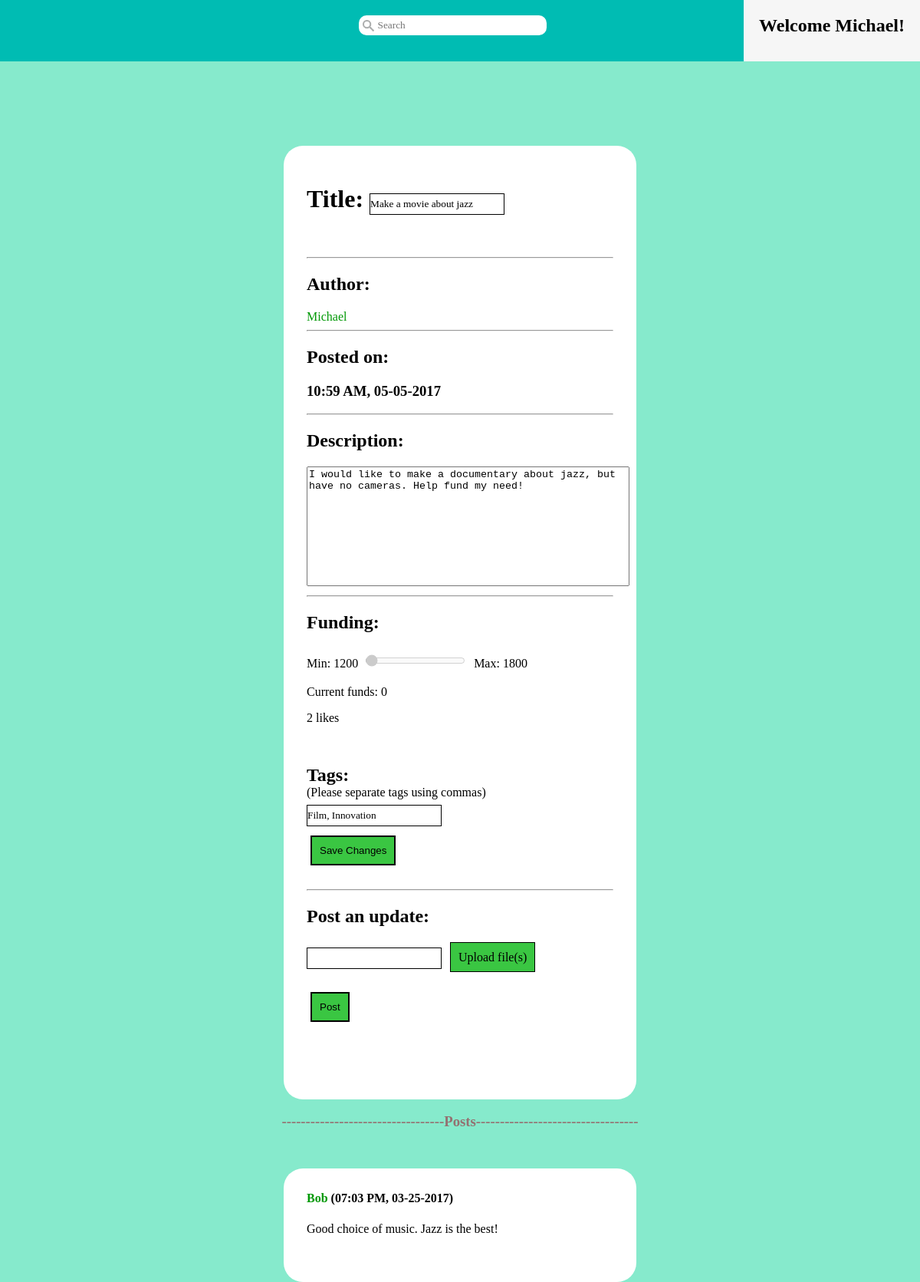
The page /?controller=pages&action=project&pid=203 (signed in) on the database its author committed.
### tables this page shows
CREATE TABLE Project (
  pid INTEGER NOT NULL,           --INTEGER primary keys autoincrement in SQLite3
  username VARCHAR(15) NOT NULL,
  pname VARCHAR(15) NOT NULL,
  description TEXT,
  post_time DATETIME NOT NULL,
  proj_completed BIT NOT NULL,    --if project has been completed yet
  completion_time DATETIME,       --date the project was completed
  minfunds REAL NOT NULL,
  maxfunds REAL NOT NULL,
  camp_end_time DATETIME NOT NULL,--date the campaign ends
  camp_finished BIT NOT NULL,     --if campaign is completed yet
  camp_success BIT NOT NULL,      --if the min funds were reached in time
  PRIMARY KEY (pid),
  FOREIGN KEY (username) REFERENCES User(username)
);

### index.php (called while the page is built, shortened)
<?php
    require_once('db.php');
    require_once('view/layout.php');
?>

### db.php (called while the page is built, shortened)
<?php
    class DB {
        private static $instance = null;
        private $db;
        private function __construct() {
            $dbname = $_SERVER['DOCUMENT_ROOT'].'/Flint/flint.db';
            $this->db = new PDO("sqlite:{$dbname}");
        }
        public static function getInstance() {
            if (!isset(self::$instance)) {
                self::$instance = new DB();
            }
            return self::$instance;
        }
        public function runSelect($query, $entries) {
            $db = $this->db;
            $statement = $db->prepare($query);
            if ($entries) {
                $statement->execute($entries);
            } else {
                $statement->execute();
            }
            $results = $statement->fetchAll();
            if ($results) {
                return $this->resultsToArray($results);
            } else {
                return [];
            }
        }
        public function resultsToArray($results) {
            $allitems = array();
            foreach ($results as $row) {
                $item = array();
                foreach (array_keys($row) as $key) {
                    if (gettype($key) != "integer") {
                        $item[$key] = $row[$key];
                    }
                }
                array_push($allitems, $item);
            }
            return($allitems);
        }
    }
?>

### model/project.php (called while the page is built, shortened)
<?php
    class Project {
        public function __construct($pid, $username, $pname, $description, $post_time,
                $proj_completed, $completion_time, $minfunds, $maxfunds, $camp_end_time,
                $camp_finished, $camp_success, $tags) {
            $this->pid = $pid;
            $this->username = $username;
            $this->pname = $pname;
            $this->description = $description;
            $this->post_time = $post_time;
            $this->minfunds = $minfunds;
            $this->maxfunds = $maxfunds;
            $this->tags = $tags;
        }
        public static function getProject($pid) {
            $db = DB::getInstance();
            $q = "SELECT * FROM Project WHERE pid=:p;";
            $entries = array(":p" => $pid);
            $results = $db->runSelect($q, $entries);
            $tags = self::getProjectTags($pid);
            if ($results) {
                $row = $results[0];
                $project = new Project(
                        $row['pid'],
                        $row['username'],
                        $row['pname'],
                        $row['description'],
                        $row['post_time'],
                        $row['proj_completed'],
                        $row['completion_time'],
                        $row['minfunds'],
                        $row['maxfunds'],
                        $row['camp_end_time'],
                        $row['camp_finished'],
                        $row['camp_success'],
                        $tags
                    );
                return $project;
            } else {
                return null;
            }
        }
        public static function getProjectTags($pid) {
            $db = DB::getInstance();
            $q = "SELECT name AS tag_name FROM Project JOIN Ptags USING(pid) "
                ."JOIN Tags USING(tid) WHERE pid=:p;";
            $e = [':p' => $pid];
            $results = $db->runSelect($q, $e);
            $tags = [];
            if ($results) {
                foreach ($results as $row) {
                    $tags[] = $row['tag_name'];
                }
            }
            return $tags;
        }
        public static function getLikes($pid) {
            $db = DB::getInstance();
            $q = "SELECT username, ltime FROM Likes WHERE pid=:p;";
            $entries = array(":p" => $pid);
            $results = $db->runSelect($q, $entries);
            if ($results) {
                $users = [];
                foreach ($results as $row) {
                    $users[$row['username']] = $row['ltime'];
                }
                return $users;
            } else {
                return [];
            }
        }
    }
?>

### model/donation.php (called while the page is built, shortened)
<?php
    class Donation {
        public static function getTotalDonations($pid) {
            $db = DB::getInstance();
            $q = "SELECT SUM(amount) AS total FROM Donation WHERE pid=:p GROUP BY pid;";
            $entries = array(":p" => $pid);
            $results = $db->runSelect($q, $entries);
            if ($results) {
                $row = $results[0];
                return $row['total'];
            } else {
                return 0;
            }
        }
    }
?>

### model/post.php (called while the page is built, shortened)
<?php
    class Post {
        public function __construct($id, $author, $pid, $comment,
                    $ctime, $pname, $owner, $mediaNames) {
            $this->author = $author;
            $this->comment = $comment;
            $this->ctime = $ctime;
        }
        public static function getUpdates($pid) {
            $db = DB::getInstance();
            $q = "SELECT uid, username, pid, comment, ctime FROM ProjectUpdate "
                ."WHERE pid=:p ORDER BY ctime DESC;";
            $results = $db->runSelect($q, [':p' => $pid]);
            if ($results) {
                $posts = [];
                foreach ($results as $row) {
                    $mediaNames = self::getMedia($row['uid']);
                    $posts[] = new Post($row['uid'], $row['username'], $row['pid'],
                        $row['comment'], $row['ctime'], null, true, $mediaNames);
                }
                return $posts;
            } else {
                return [];
            }
        }
        public static function getComments($pid) {
            $db = DB::getInstance();
            $q = "SELECT cid, username, pid, comment, ctime FROM Comment "
                ."WHERE pid=:p ORDER BY ctime DESC;";
            $results = $db->runSelect($q, [':p' => $pid]);
            if ($results) {
                $posts = [];
                foreach ($results as $row) {
                    $posts[] = new Post($row['cid'], $row['username'], $row['pid'],
                        $row['comment'], $row['ctime'], null, true, null);
                }
                return $posts;
            } else {
                return [];
            }
        }
    }
?>

### view/pages/project_view.php (the view, shortened to what this page needs)
<link rel="stylesheet" href="/Flint/view/pages/css/project.css" />
<div id="container">
    <?php
        $owner = ($_SESSION['username'] == $project->username);
        if ($owner) {
            echo "<h1>Title: "
                ."<input id='title' type='text' value='".$project->pname."'>"
                ."</h1>";
        } else {
            echo "<h1>".$project->pname."</h1>";
        }
    ?>
    <br />
    <hr>
    <h2>Author:</h2>
    <a class='entry-title' href='/Flint/?controller=pages&action=user&user=<?php
            echo $project->username; ?>'><?php echo $project->username; ?></a>
    <hr>
    <h2>Posted on:</h2>
    <h3><?php echo date('h:i A, m-d-Y', strtotime($project->post_time)); ?></h3>
    <hr>
    <h2>Description:</h2>
    <?php
        if ($owner) {
            echo "<textarea id='description' type='text' rows='10' cols='50'>"
                .$project->description."</textarea>";
        } else {
            echo "<p>".$project->description."</p>";
        }
    ?>
    <br />
    <hr>
    <h2>Funding:</h2>
    <p>Min: <?php echo $project->minfunds; ?>  <input id='donation-scale' type='range'
            min='<?php echo $project->minfunds; ?>'
            max='<?php echo $project->maxfunds; ?>'
            value='<?php echo $totalFunds ? $totalFunds : 0; ?>' disabled>
        Max: <?php echo $project->maxfunds; ?>
    </p>
    <p id='current-funds'>
        Current funds: <?php echo $totalFunds ? $totalFunds : 0; ?></p>
        <?php
    echo "<p id='likes'>".count($likes)." likes</p><br /><br />";
    if ($owner) {
        ?>
        <h2 style='margin: 0;'>Tags: </h2>
        <p style='margin: 0;'>(Please separate tags using commas)</p>
        <?php
        $tags = $project->tags;
        $str = "";
        for ($i = 0; $i < count($tags); $i++) {
            $str .= $tags[$i].($i+1 == count($tags) ? "" : ", ");
        }
        echo "<input type='text' id='tags-input' value='{$str}'><br />";
        echo "<button id='save' onclick='saveChanges("
                .$project->pid.")'>Save Changes</button><br /><br />";
    } else {
        echo getTags($project);
    }
    if ($owner) {
        echo "<hr><h2 id='post-title'>Post an update: </h2>";
    } else {
        echo "<hr><h2 id='post-title'>Post a comment: </h2>";
    }
    ?>
    <form method="POST" id='post-form'>
    <input type='text' id='post-content' name='content'>
    <?php
        if ($owner) {
            echo "<label for='upfiles' id='uploader-label'>Upload file(s)</label>";
        }
    ?>
    </form>
    <br />
    <button type='button' id='post-button'
       onclick='post(
        <?php echo $project->pid.','.intval($owner).',"'.$_SESSION['username'].'"';
        ?>)'>Post</button>
</div>
<?php
    foreach (displayPosts($updates, $comments) as $post) {
        echo $post;
    }
    function displayPosts($updates, $comments) {
        $posts = [];
        if ($updates || $comments) {
            echo "<h3 class='divider'>
                    ----------------------------------Posts----------------------------------
                  </h3>";
        }
        if ($comments) {
            foreach ($comments as $comment) {
                $html = "
                    <div class='entry comment-post'>
                        <h4>
                            <a class='entry-title'
                                href='/Flint/?controller=pages&action=user&user="
                                . $comment->author
                                . "'>"
                                . $comment->author . "
                            </a>
                            ("
                            . date('h:i A, m-d-Y', strtotime($comment->ctime)).")
                        </h4>
                        <p>"
                        . $comment->comment . "
                        </p>
                    </div>
                ";
                $posts[] = $html;
            }
        }
        return $posts;
    }
?>

### view/common.css (style rules this page uses)
html { width: 100%; }
body { margin: 0; padding: 0; padding-top: 90px; display: block; background-color: rgb(134, 234, 204); }
.divider { margin-bottom: 0; padding-bottom: 0; text-align: center; color: rgb(148,113,113); }
button { color: black; background: rgb(58, 198, 66); margin: 5px; padding: 10px; text-decoration: none; border: 2px solid black; }
#container { width: 400px; height: 15%; border-radius: 25px; padding: 30px 30px 80px 30px; background-color: white; margin: 100px auto 0px auto; }
#container h2 { white-space: nowrap; }
.entry { text-align: center; background-color: red; width: 400px; height: 15%; border-radius: 25px; padding: 30px 30px 60px 30px; background-color: white; margin: 50px auto 0px auto; }
.entry { text-align: left; }
.entry h4 { margin-top: 0px; }
.entry-title { text-decoration: none; color: rgb(0,152,5); }
.entry p { margin: 0; }
input { font-family: cursive; margin: 7px; display: inline-block; padding: 5px 10px; }

### view/pages/css/project.css (style rules this page uses)
input { background-color: white; border: 1px solid black; margin-left: 0px; padding-left: 0px; }
input[type='file'] + label { border: 1px solid black; padding: 10px; opacity: 1; color: black; background: rgb(58, 198, 66); }
input[type="range"] { padding: 0; margin-left: 5px; }
textarea { resize: none; }

### rows shown on the page
project: pname "Make a movie about jazz", username "Michael", post_time "10:59 AM, 05-05-2017", description "I would like to make a documentary about jazz, but have no cameras. Help fund my need!", minfunds "1200", maxfunds "1800"

### other values the page prints
$_SESSION['username'] "Michael"
count($likes) "2"
$comment->author "Bob"
date('h:i A, m-d-Y', strtotime($comment->ctime)) "07:03 PM, 03-25-2017"
$comment->comment "Good choice of music. Jazz is the best!"
